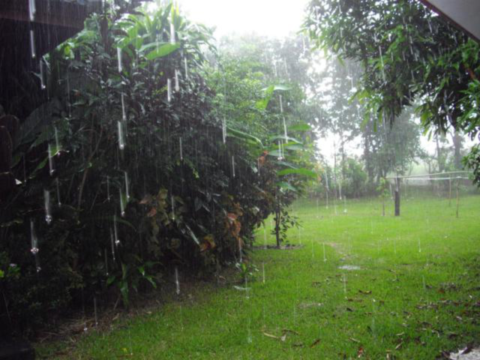
%> input picture imgs/rain-069.png, 480 x 360 px
$ octave --eval "result = preProcess(imread('../imgs/rain-069.png'));"   (GNU Octave 9; MATLAB toolbox functions it lacks are replaced by stand-ins)
%> lines starting %> are read from the running program, lines starting %| are printed output that depends on the picture
### codes/RainDetectConv.m
function [Mark] = RainDetectConv(I, w1, w2, mu, epsilon)
%%                   Parameters
  % I: input image, contains 3 channels: R, G, B
  % w1: size of window, length, window change to rectangle
  % w2: size of window, height, window change to rectangle
  % mu: empirical value
  % epsilon: u-v space distance criterion

%%                   Derive Kernel
  %%                 Initialize Kernel
  K_Left_Up = zeros(2*w1-1, 2*w2-1);
  K_Right_Up = zeros(2*w1-1, 2*w2-1);
  K_Center = 1/(w1*w2).*ones(w1, w2);
  K_Left_Down = zeros(2*w1-1, 2*w2-1);
  K_Right_Down = zeros(2*w1-1, 2*w2-1);
  %%                 Construct Kernel for 5 windows
  K_Left_Up(1:w1, 1:w2) = 1/(w1*w2).*ones(w1, w2);
  K_Right_Up(1:w1, w2:2*w2-1) = 1/(w1*w2).*ones(w1, w2);
  K_Left_Down(w1:2*w1-1, 1:w2) = 1/(w1*w2).*ones(w1, w2);
  K_Right_Down(w1:2*w1-1, w2:2*w2-1) = 1/(w1*w2).*ones(w1, w2);

%%                   Give Mark of rain pixels
  % zero for rain pixels
  [m, n, c] = size(I);
  if c==1
      I = repmat(I, [1 1 3]);
  end
  Mark = zeros(m, n);
  I_LU = imfilter(I, K_Left_Up, 'replicate', 'same', 'corr');
  I_RU = imfilter(I, K_Right_Up, 'replicate', 'same', 'corr');
  I_C = imfilter(I, K_Center, 'replicate', 'same', 'corr');
  I_LD = imfilter(I, K_Left_Down, 'replicate', 'same', 'corr');
  I_RD = imfilter(I, K_Right_Down, 'replicate', 'same', 'corr');
  M_LU = (I>(I_LU+mu));
  M_RU = (I>(I_RU+mu));
  M_C = (I>(I_C+mu));
  M_LD = (I>(I_LD+mu));
  M_RD = (I>(I_RD+mu));
  M = M_LU.*M_RU.*M_C.*M_LD.*M_RD;
  Mark = M(:, :, 1).*M(:, :, 2).*M(:, :, 3);
  Mark = 1-Mark;
  % U-V space
  C = 1/3.*(I(:, :, 1) + I(:, :, 2) + I(:, :, 3));
  U = (2*C-I(:, :, 2)-I(:, :, 3))./C;
  V = max(1-I(:, :, 2)./C, 1-I(:, :, 3)./C);
  %[~, U, V] = rgb2yuv(I);
  dis = U.*U + V.*V;
  M = (dis>epsilon);
  Mark = max(M, Mark);
end

### codes/MaskModifyImpro.m
function [Mask, theta, Theta_cluster, amount, proportion, M1, M2] = MaskModifyImpro(Mark, I,  T1, T2, T3, averTheta, flag) % 改动 Y->I
%  Use the properties of rain to modify mark got by first step.
%  Line like shape and angle
%  amount represents the amount of rain
%  averTheta: average angle of whold image
%  flag: whether to use averTheta
%  IF YOU WANT TO CHANGE THE ANGKE MANUALLY, CHANGE THE MOST_FREQUENT_ANGLE
%

%%                Parameters
  % Mark: input binary image, 0 for rain pixels and 1 for non-rain pixels
  % T1: threshold parameter one, for line like shape detect
  % T2: threshold parameter two, for angle detect
  % T3: threshold parameter three, for length of rain streak

tic;
Mask = 1 - Mark;  % 1 for foreground pixels as rain pixels
amount = 0.0;
% imshow(Mask);
%title('Initial Mark');
% pause;
[H, W] = size(Mask);
M1 = zeros(H, W);
M2 = zeros(H, W);
%%                1. Get connected components from Mark
[L, num] = bwlabel(Mask, 8);  % use 8-adjacency
fprintf('There are %d connected components to handle in total.\n', num);
Theta_cluster = 180.*ones(num, 1);
cnt = 0;
Lambda = zeros(num, 1);
%%               2. Testing all connected components
EulerTopo = regionprops(L, 'EulerNumber');   %% No holes in rain streaks
PixelIdxLists = regionprops(L, 'PixelIdxList');
PixelLists = regionprops(L, 'PixelList');
for iter = 1:num
    Indices = PixelIdxLists(iter).PixelIdxList;
    if size(Indices) == 1
        continue
    end
    if (EulerTopo(iter).EulerNumber) ~= 1 %% hole in rain streaks
        continue
    end
    location = PixelLists(iter).PixelList;
    location = location(:, [2 1]); %????
    location = location - mean(location, 1);
    [V, D] = eig(location'*location);  % D is diagonal matrix, V is the eigen matrix
    lambda1 = abs(D(1, 1));
    lambda2 = abs(D(2, 2));
    angle = atand(V(2, 2)/V(1, 2));
    if (lambda2/(1e-5+lambda1) > T1) && (lambda1 > T3) && (abs(angle)<=45 && lambda2<1e6 && lambda1 < 1e3)
        Theta_cluster(iter, 1) = angle;
        Lambda(iter, 1) = lambda1;
        % Mask(Indices) = 1;
    else
        Mark(Indices) = 0;
    end
    if lambda2 > 1e6
        M1(Indices) = 1;
    end
end
if flag == 1
    most_frequent_angle = averTheta;
else
    [Counts, Value] = hist(Theta_cluster(Theta_cluster~=180), ceil(num/8));  % every angle 8 rain streaks in average
    Counts = conv1d(Counts, ones(1, 11)/11); % use 1d convolution to get the precise angle, cause rain streaks take the same angle, thus the neighbour angle value should be close
    % 卷积提取角度,雨线角度接近,因此卷积后,会把角度统计值放大,避免选错角度
    [~, idx] = max(Counts);
    most_frequent_angle = min(180, Value(idx));
end
%%                     3. Mark modify
Theta = zeros(num, 1);
for iter = 1:num
    Indices = PixelIdxLists(iter).PixelIdxList;
    angle = Theta_cluster(iter);
    if (sum(sum(Indices)) < 3)
        Mask(Indices) = 0;
        % M2(Indices) = 1;
        continue;
    end
    if (abs(angle-most_frequent_angle) > T2)
        Mask(Indices) = 0; % non_rain pixels

    else
        amount = amount + Lambda(iter, 1);
        cnt = cnt + 1;
        Theta(cnt) = angle;
    end
    if angle ~= 180 && abs(angle-most_frequent_angle) > T2
        M2(Indices) = 1;
    end
end

Theta_cluster = Theta(1:cnt, 1);
[Counts, Value] = hist(Theta_cluster, ceil(cnt/8));  % every angle 8 rain streaks in average
% plot(Value, Counts, 'r');
[~, idx] = max(Counts);
% pause;
theta = Value(max(1, idx-1):min(idx+1, size(Value, 2)));
weight = Counts(max(1, idx-1):min(idx+1, size(Counts, 2)));
if sum(weight) == 0  % no rain streaks, set theta to 180 degree
    theta = 180;
    amount = 0.0;
    fprintf('No rain streaks detected, set theta to 180 degree.\n');
else
    theta = sum(weight.*theta)/sum(weight);
    % theta = sum(Counts.*Value)/sum(Counts);
end
fprintf('The average angle is %.4f.\n', theta);
% imshow(Mask);
%%propotion = sum(sum(Mask.*Y))/(size(Mask, 1)*size(Mask, 2));
[Y, U, V] = rgb2yuv(I);

proportion = sum(sum(Mask.*Y))/(size(Mask, 1)*size(Mask, 2));
proportionu = sum(sum(Mask.*(abs(U)+Y)))/(size(Mask, 1)*size(Mask, 2));
proportionv = sum(sum(Mask.*(abs(V)+Y)))/(size(Mask, 1)*size(Mask, 2));
fprintf('proportion of rain is: %.4f%%\n', 100*proportion);
fprintf('proportionu of rain is: %.4f%%\n', 100*proportionu);
fprintf('proportionv of rain is: %.4f%%\n', 100*proportionv); % title('Final Mark');
% pause;
Mask = 1 - Mask;
t2 = toc;
fprintf('markmodify using regionprops time consuming: %.6f\n', t2);
end

### codes/conv1d.m
function [res] = conv1d(a, ker)
%% One D convolution operation
if numel(a) < numel(ker)
    res = a;
else
    m = numel(a);
    f = numel(ker);
    p = (f-1)/2;
    tmpa = zeros(1, m+f-1);
    tmpa(1, 1:p) = a(1, 1);
    tmpa(1, p+1: m+p) = a;
    tmpa(m+p+1: m+f-1) = a(1, end);
    res = zeros(1, m);
    for i=1:f
        res = res + ker(1, i).*tmpa(1, i: m-1+i);
    end
end
end

### codes/rgb2yuv.m
function [Y, U, V] = rgb2yuv(Input)
[c] = size(Input, 3);
if c == 1
    Input = repmat(Input, [1 1 3]);
end
R = Input(:, :, 1);
G = Input(:, :, 2);
B = Input(:, :, 3);

Y = 0.299.*R + 0.587.*G + 0.114.*B;
U = - 0.169.*R - 0.331.*G + 0.5.*B;
V = 0.5.*R - 0.419.*G - 0.081.*B;
end

### codes/preProcess.m
function [cols, Mark, thetas, propotions] = preProcess(img)
%%    decide how many rows and cols to divide
%%    initial is 2 by 2 pieces
%%    return number pieces and Mask

thetas = zeros(1, 2);
propotions = zeros(1, 2);
W = size(img, 2);
halfW = floor(W/2);
cols = 1;
SE = strel('arbitrary', ones(3, 3));
% [Y, ~, ~] = rgb2yuv(img);
  % YUV = rgb2ycbcr(I);
  % Y = YUV(:, :, 1);
  Mark = RainDetectConv(img, 9, 7, 0.01, 0.5);
  T2 = 25;
  MarkL = Mark(:, 1:halfW+1);
  MarkR = Mark(:, halfW:end);  %% 有交叉
  % [MarkL, ThetaL, ~, ~, propotionL] = MarkModify(MarkL, Y(:, 1:halfW+1), 5, T2, 3, 0, 0);
  % [MarkR, ThetaR, ~, ~, propotionR] = MarkModify(MarkR, Y(:, halfW:end), 5, T2, 3, 0, 0);
  [MarkL, ThetaL, ~, ~, propotionL] = MaskModifyImpro(MarkL, img(:, 1:halfW+1, :), 5, T2, 3, 0, 0);
  [MarkR, ThetaR, ~, ~, propotionR] = MaskModifyImpro(MarkR, img(:, halfW:end, :), 5, T2, 3, 0, 0);

  if abs(ThetaL - ThetaR) > 8 || ThetaL*ThetaR < 0
      cols = 2;
      % [4 lines of commented-out code are left out]
  end

  if double(propotionL/propotionR) < 0.3 || double(propotionL/propotionR) > 3
      cols = 2;
      % [4 lines of commented-out code are left out]
  end
  thetas(1) = (ThetaL+ThetaR)/2;
  propotions(1) = (propotionL+propotionR)/2;
  Mark(:, 1:halfW) = MarkL(:, 1:halfW);
  Mark(:, halfW+1:end) = MarkR(:, 2:end);
  Mark = 1-imclose(1-Mark, SE);
  %figure
  %imshow(Mark);
  %title('Mark');
end
%> in RainDetectConv, `Mark = M(:, :, 1).*M(:, :, 2).*M(:, :, 3);`:
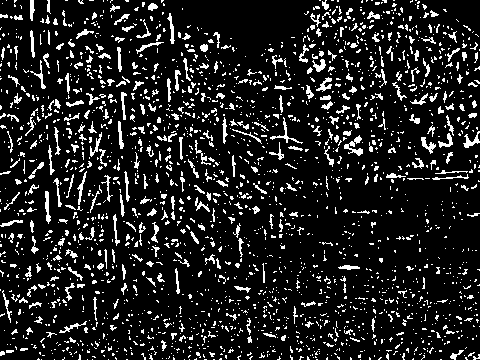
%> Mark: size 360x480 double; values 0 (black) and 1 (white), 12.7% white in thin lines or dots
%> in MaskModifyImpro, `[L, num] = bwlabel(Mask, 8);`:
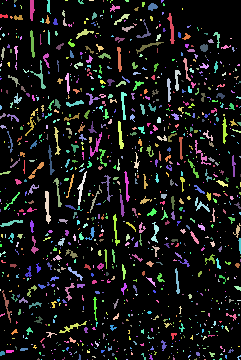
%> L: size 360x241 double; 1083 distinct labels, from 0 to 1082; one colour per label, 0 black
%> in MaskModifyImpro, `[L, num] = bwlabel(Mask, 8);`: num = 1082
%| There are 1082 connected components to handle in total.
%> in MaskModifyImpro, `EulerTopo = regionprops(L, 'EulerNumber');`: EulerTopo = 1082 regions; first 5, EulerNumber: 1, 1, 1, 1, 1
%> in MaskModifyImpro, `PixelIdxLists = regionprops(L, 'PixelIdxList');`: PixelIdxLists = 1082 items
%> the loop in MaskModifyImpro, `for iter = 1:num` made 1082 passes
%> (Indices, location, V, D, lambda1, lambda2, angle) on passes 2 to 4: ([29; 30; 388], [0 -0.333; 1 -0.333; -1 0.667], [-0.472 -0.882; -0.882 0.472], [0.131 0; 0 2.54], 0.131, 2.54, -28.15), ([39; 40], [-0.5 0; 0.5 0], [0 1; 1 0], [0 0; 0 0.5], 0, 0.5, 0), ([65; 66; 67; 424; 425; 426], [-0.5 -0.5; 0.5 -0.5; 1.5 -0.5; -1.5 0.5; -0.5 0.5; 0.5 0.5], [-0.316 -0.949; -0.949 0.316], [1 0; 0 6], 1, 6, -18.43)
%> after the loop in MaskModifyImpro, `for iter = 1:num`: Lambda = 1082 values, max 693.8 at index 135, min 0 at index 1, mean 5.22; Theta_cluster = 1082 values, max 180 at index 1, min -44.6 at index 507, mean 161.8
%> in MaskModifyImpro, `[Counts, Value] = hist(Theta_cluster(Theta_cluster~=180), ceil(num/8));`: Counts = 136 values, max 8 at index 74, min 0 at index 2, mean 0.809; Value = 136 values from -44.27 to 43.35
%> in conv1d, `m = numel(a);`: m = 136
%> after the loop in conv1d, `for i=1:f`: res = 136 values, max 3.91 at index 76, min 0 at index 15, mean 0.818
%> in MaskModifyImpro, `[~, idx] = max(Counts);`: idx = 76
%> in MaskModifyImpro, `most_frequent_angle = min(180, Value(idx));`: most_frequent_angle = 4.4
%> the loop in MaskModifyImpro, `for iter = 1:num` made 1082 passes
%> (angle, amount) on passes 22, 32, 45, 59: (-7.45, 14.03), (13.66, 97.13), (9.39, 128.1), (-14.76, 132.2)
%> after the loop in MaskModifyImpro, `for iter = 1:num`:
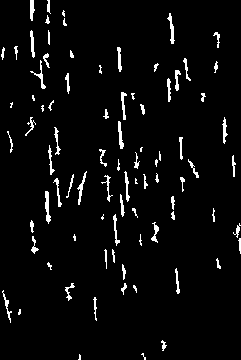
%> Mask: size 360x241 double; values 0 (black) and 1 (white), 4.1% white in thin lines or dots
%> after the loop in MaskModifyImpro, `for iter = 1:num`: Theta = 1082 values, max 27.75 at index 19, min -20.5 at index 21, mean 0.225; amount = 4553.8; cnt = 85
%> in MaskModifyImpro, `Theta_cluster = Theta(1:cnt, 1);`: Theta_cluster = 85 values, max 27.75 at index 19, min -20.5 at index 21, mean 2.87
%> in MaskModifyImpro, `[Counts, Value] = hist(Theta_cluster, ceil(cnt/8));`: Counts = [4 7 3 4 9 31 15 4 3 0 5]; Value = [-18.31 -13.92 -9.54 -5.15 -0.765 3.62 8.01 12.39 16.78 21.17 25.55]
%> in MaskModifyImpro, `[~, idx] = max(Counts);`: idx = 6
%> in MaskModifyImpro, `theta = Value(max(1, idx-1):min(idx+1, size(Value, 2)));`: theta = [-0.765 3.62 8.01]
%> in MaskModifyImpro, `weight = Counts(max(1, idx-1):min(idx+1, size(Counts, 2)));`: weight = [9 31 15]
%> in MaskModifyImpro, `theta = sum(weight.*theta)/sum(weight);`: theta = 4.1
%| The average angle is 4.1004.
%> in rgb2yuv, `V = 0.5.*R - 0.419.*G - 0.081.*B;`:
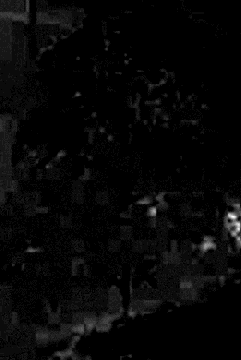
%> V: size 360x241 uint8; min 0, max 23, mean 0.6; drawn with min black and max white
%> in MaskModifyImpro, `proportion = sum(sum(Mask.*Y))/(size(Mask, 1)*size(Mask, 2));`: proportion = 3.61
%> in MaskModifyImpro, `proportionu = sum(sum(Mask.*(abs(U)+Y)))/(size(Mask, 1)*size(Mask, 2));`: proportionu = 5.21
%> in MaskModifyImpro, `proportionv = sum(sum(Mask.*(abs(V)+Y)))/(size(Mask, 1)*size(Mask, 2));`: proportionv = 3.64
%| proportion of rain is: 361.4811%
%| proportionu of rain is: 520.8011%
%| proportionv of rain is: 363.8877%
%> in preProcess, `[MarkL, ThetaL, ~, ~, propotionL] = MaskModifyImpro(MarkL, img(:, 1:ha..`: ThetaL = 4.1; propotionL = 3.61
%> call 2 of MaskModifyImpro, with T1 = 5, T2 = 25, T3 = 3, averTheta = 0, flag = 0
%> in MaskModifyImpro (call 2), `[L, num] = bwlabel(Mask, 8);`:
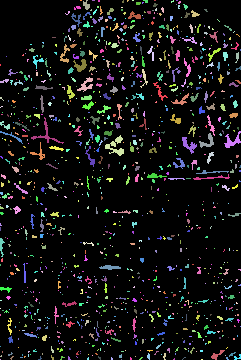
%> L: size 360x241 double; 1128 distinct labels, from 0 to 1127; one colour per label, 0 black
%> in MaskModifyImpro (call 2), `[L, num] = bwlabel(Mask, 8);`: num = 1127
%| There are 1127 connected components to handle in total.
%> in MaskModifyImpro (call 2), `EulerTopo = regionprops(L, 'EulerNumber');`: EulerTopo = 1127 regions; first 5, EulerNumber: 1, 1, 1, 1, 1
%> in MaskModifyImpro (call 2), `PixelIdxLists = regionprops(L, 'PixelIdxList');`: PixelIdxLists = 1127 items
%> the loop in MaskModifyImpro (call 2), `for iter = 1:num` made 1127 passes
%> (Indices, location, V, D, lambda1, lambda2, angle) on passes 1, 3, 4: ([65; 66], [-0.5 0; 0.5 0], [0 1; 1 0], [0 0; 0 0.5], 0, 0.5, 0), ([98; 99; 458; 459; 820; 1181], [98 1; 99 1; 98 2; 99 2; 100 3; 101 4], [-0.707 0.707; 0.707 0.707], [1 0; 0 12.67], 1, 12.67, 45), ([108; 467; 827], [0.667 -1; -0.333 0; -0.333 1], [-0.882 -0.472; -0.472 0.882], [0.131 0; 0 2.54], 0.131, 2.54, -61.85)
%> after the loop in MaskModifyImpro (call 2), `for iter = 1:num`:
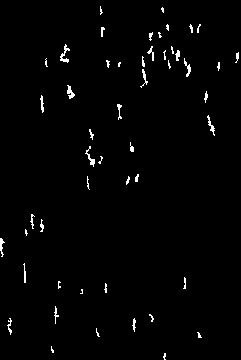
%> Mask: size 360x241 double; values 0 (black) and 1 (white), 1.5% white in thin lines or dots
%| The average angle is 2.1877.
%| proportion of rain is: 226.0523%
%| proportionu of rain is: 290.4034%
%| proportionv of rain is: 226.3451%
%> in preProcess, `Mark = 1-imclose(1-Mark, SE);`:
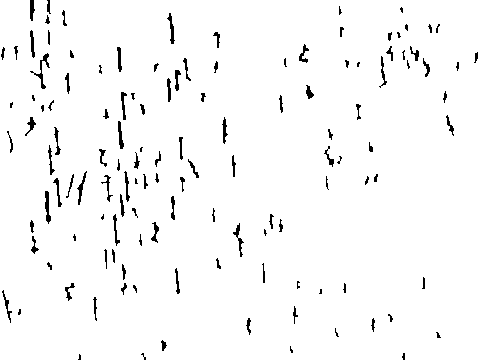
%> Mark: size 360x480 double; values 0 (black) and 1 (white), 97.1% white; black in thin lines or dots

$ run again, on imgs/rain-073.png
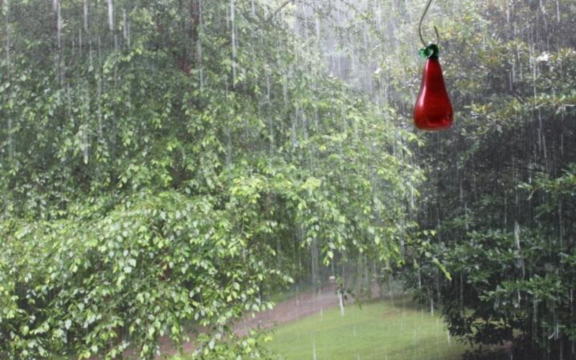
%> input picture imgs/rain-073.png, 576 x 360 px
%> MarkL: size 360x289 double; values 0 (black) and 1 (white), 79.6% white; black in thin lines or dots
%> MarkR: size 360x289 double; values 0 (black) and 1 (white), 81.8% white; black in thin lines or dots
%> L: size 360x289 double; 1413 distinct labels, from 0 to 1412
%> num = 1412
%| There are 1412 connected components to handle in total.
%> EulerTopo = 1412 regions; first 5, EulerNumber: 1, 1, 1, 1, 1
%> PixelIdxLists = 1412 items
%> the loop in MaskModifyImpro, `for iter = 1:num` made 1412 passes
%> (Indices, location, V, D, lambda1, lambda2, angle) on passes 1, 2, 4: ([29; 30; 31; 389; 390], [-0.8 -0.4; 0.2 -0.4; 1.2 -0.4; -0.8 0.6; 0.2 0.6], [-0.316 -0.949; -0.949 0.316], [1 0; 0 3], 1, 3, -18.43), ([49; 50; 51; 52; 409; 410], [49 1; 50 1; 51 1; 52 1; 49 2; 50 2], [-0.224 -0.975; -0.975 0.224], [1.03 0; 0 7.14], 1.03, 7.14, -12.93), ([75; 76; 77; 435; 436], [-0.8 -0.4; 0.2 -0.4; 1.2 -0.4; -0.8 0.6; 0.2 0.6], [-0.316 -0.949; -0.949 0.316], [1 0; 0 3], 1, 3, -18.43)
%> after the loop in MaskModifyImpro, `for iter = 1:num`: Lambda = 1412 values, max 878.3 at index 477, min 0 at index 1, mean 6.01; Theta_cluster = 1412 values, max 180 at index 1, min -45 at index 1091, mean 165
%> in MaskModifyImpro, `[Counts, Value] = hist(Theta_cluster(Theta_cluster~=180), ceil(num/8));`: Counts = 177 values, max 6 at index 96, min 0 at index 2, mean 0.661; Value = 177 values from -44.75 to 44.49
%> in conv1d, `m = numel(a);`: m = 177
%> after the loop in conv1d, `for i=1:f`: res = 177 values, max 1.91 at index 92, min 0.0909 at index 22, mean 0.67
%> in MaskModifyImpro, `[~, idx] = max(Counts);`: idx = 92
%> most_frequent_angle = 1.39
%> the loop in MaskModifyImpro, `for iter = 1:num` made 1412 passes
%> (Indices, angle, amount) on pass 38: ([1353; 1354; 1355; 1356; 1716; 1717; 1718; 2076; 2077; 2078], 23.23, 145.9)
%> after the loop in MaskModifyImpro, `for iter = 1:num`:
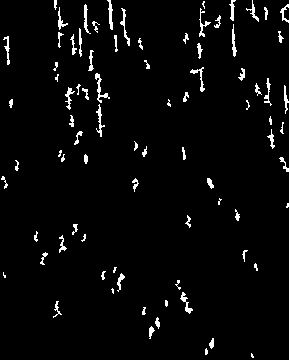
%> Mask: size 360x289 double; values 0 (black) and 1 (white), 3.3% white in thin lines or dots
%> after the loop in MaskModifyImpro, `for iter = 1:num`: Theta = 1412 values, max 25.98 at index 79, min -21.72 at index 21, mean 0.0535; amount = 7307.1; cnt = 83
%> in MaskModifyImpro, `Theta_cluster = Theta(1:cnt, 1);`: Theta_cluster = 83 values, max 25.98 at index 79, min -21.72 at index 21, mean 0.91
%> in MaskModifyImpro, `[Counts, Value] = hist(Theta_cluster, ceil(cnt/8));`: Counts = [7 7 6 9 9 17 7 6 3 6 6]; Value = [-19.55 -15.22 -10.88 -6.54 -2.21 2.13 6.47 10.8 15.14 19.48 23.81]
%> in MaskModifyImpro, `[~, idx] = max(Counts);`: idx = 6
%> in MaskModifyImpro, `theta = Value(max(1, idx-1):min(idx+1, size(Value, 2)));`: theta = [-2.21 2.13 6.47]
%> weight = [9 17 7]
%> in MaskModifyImpro, `theta = sum(weight.*theta)/sum(weight);`: theta = 1.87
%| The average angle is 1.8673.
%> proportion = 5.34
%> proportionu = 7.51
%> proportionv = 5.34
%| proportion of rain is: 533.8927%
%| proportionu of rain is: 750.7776%
%| proportionv of rain is: 533.9331%
%> ThetaL = 1.87; propotionL = 5.34
%> L: size 360x289 double; 1455 distinct labels, from 0 to 1454
%| There are 1454 connected components to handle in total.
%> EulerTopo = 1454 regions; first 5, EulerNumber: 1, 1, 1, 1, 1
%> the loop in MaskModifyImpro (call 2), `for iter = 1:num` made 1454 passes
%> (V, D, lambda1, lambda2, angle) on passes 1, 2, 4: ([-0.943 0.333; 0.333 0.943], [64.46 0; 0 463.2], 64.46, 463.2, 70.54), ([0.0102 -1; -1 -0.0102], [129.2 0; 0 329.9], 129.2, 329.9, 0.584), ([-0.125 -0.992; -0.992 0.125], [72.89 0; 0 653], 72.89, 653, -7.18)
%| The average angle is 3.4639.
%| proportion of rain is: 483.3497%
%| proportionu of rain is: 684.4185%
%| proportionv of rain is: 485.3768%
%> in preProcess, `Mark = 1-imclose(1-Mark, SE);`:
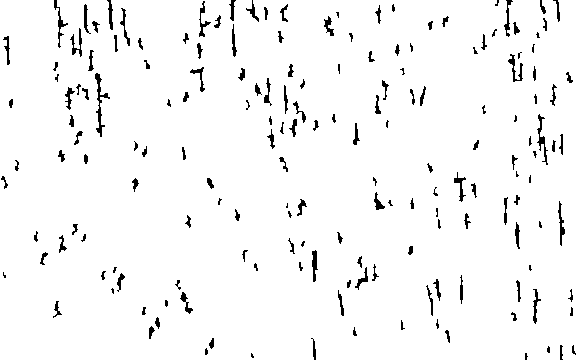
%> Mark: size 360x576 double; values 0 (black) and 1 (white), 96.3% white; black in thin lines or dots

$ run again, on imgs/rain-094.png
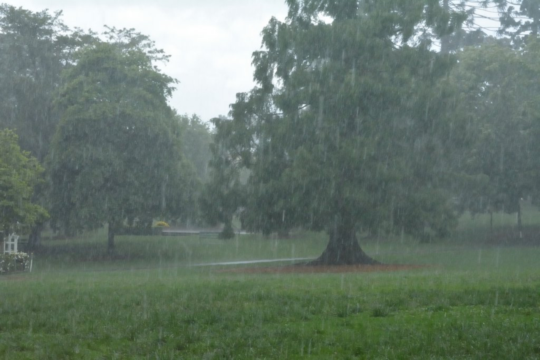
%> input picture imgs/rain-094.png, 540 x 360 px
%> MarkL: size 360x271 double; values 0 (black) and 1 (white), 88.1% white; black in thin lines or dots
%> MarkR: size 360x271 double; values 0 (black) and 1 (white), 87.4% white; black in thin lines or dots
%> L: size 360x271 double; 1195 distinct labels, from 0 to 1194
%> num = 1194
%| There are 1194 connected components to handle in total.
%> EulerTopo = 1194 regions; first 5, EulerNumber: 1, 1, 1, 1, 1
%> PixelIdxLists = 1194 items
%> the loop in MaskModifyImpro, `for iter = 1:num` made 1194 passes
%> (Indices, location, V, D, lambda1, lambda2, angle) on passes 6 to 8: ([85; 86; 445], [-0.333 -0.333; 0.667 -0.333; -0.333 0.667], [-0.707 -0.707; -0.707 0.707], [0.333 0; 0 1], 0.333, 1, -45), ([95; 96], [-0.5 0; 0.5 0], [0 1; 1 0], [0 0; 0 0.5], 0, 0.5, 0), ([120; 121; 122; 482], [-1.25 -0.25; -0.25 -0.25; 0.75 -0.25; 0.75 0.75], [0.316 -0.949; -0.949 -0.316], [0.5 0; 0 3], 0.5, 3, 18.43)
%> after the loop in MaskModifyImpro, `for iter = 1:num`: Lambda = 1194 values, max 113.8 at index 1090, min 0 at index 1, mean 1.52; Theta_cluster = 1194 values, max 180 at index 1, min -44.58 at index 717, mean 166.7
%> in MaskModifyImpro, `[Counts, Value] = hist(Theta_cluster(Theta_cluster~=180), ceil(num/8));`: Counts = 150 values, max 4 at index 80, min 0 at index 2, mean 0.58; Value = 150 values from -44.29 to 40.74
%> in conv1d, `m = numel(a);`: m = 150
%> after the loop in conv1d, `for i=1:f`: res = 150 values, max 1.64 at index 62, min 0 at index 30, mean 0.59
%> in MaskModifyImpro, `[~, idx] = max(Counts);`: idx = 62
%> most_frequent_angle = -9.48
%> the loop in MaskModifyImpro, `for iter = 1:num` made 1194 passes
%> (Indices, angle, amount) on pass 2: ([28; 29; 30; 31; 32; 33; 389; 390; 392; 393; 753], 8.94, 4.01)
%> after the loop in MaskModifyImpro, `for iter = 1:num`:
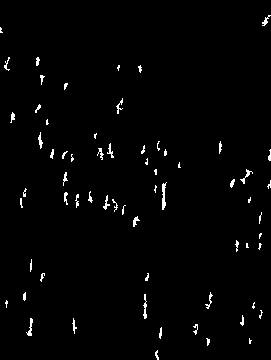
%> Mask: size 360x271 double; values 0 (black) and 1 (white), 1.6% white in thin lines or dots
%> after the loop in MaskModifyImpro, `for iter = 1:num`: Theta = 1194 values, max 14.48 at index 29, min -33.31 at index 10, mean -0.375; amount = 1429.6; cnt = 65
%> in MaskModifyImpro, `Theta_cluster = Theta(1:cnt, 1);`: Theta_cluster = 65 values, max 14.48 at index 29, min -33.31 at index 10, mean -6.89
%> in MaskModifyImpro, `[Counts, Value] = hist(Theta_cluster, ceil(cnt/8));`: Counts = [4 0 9 5 14 12 9 8 4]; Value = [-30.65 -25.34 -20.03 -14.72 -9.41 -4.1 1.21 6.52 11.83]
%> in MaskModifyImpro, `[~, idx] = max(Counts);`: idx = 5
%> in MaskModifyImpro, `theta = Value(max(1, idx-1):min(idx+1, size(Value, 2)));`: theta = [-14.72 -9.41 -4.1]
%> weight = [5 14 12]
%> in MaskModifyImpro, `theta = sum(weight.*theta)/sum(weight);`: theta = -8.21
%| The average angle is -8.2135.
%> proportion = 1.81
%> proportionu = 2.63
%> proportionv = 1.81
%| proportion of rain is: 180.6509%
%| proportionu of rain is: 262.9828%
%| proportionv of rain is: 180.6550%
%> ThetaL = -8.21; propotionL = 1.81
%> L: size 360x271 double; 1220 distinct labels, from 0 to 1219
%| There are 1219 connected components to handle in total.
%> EulerTopo = 1219 regions; first 5, EulerNumber: 1, 1, 1, 1, 1
%> the loop in MaskModifyImpro (call 2), `for iter = 1:num` made 1219 passes
%> (V, D, lambda1, lambda2, angle) on passes 6, 7, 9: ([-0.0198 -1; -1 0.0198], [13.9 0; 0 266], 13.9, 266, -1.14), ([-0.172 -0.985; -0.985 0.172], [7.68 0; 0 95.09], 7.68, 95.09, -9.92), ([-0.991 -0.135; -0.135 0.991], [477.9 0; 0 38879.6], 477.9, 38879.6, -82.21)
%| The average angle is -6.2493.
%| proportion of rain is: 293.7761%
%| proportionu of rain is: 429.5838%
%| proportionv of rain is: 293.7761%
%> in preProcess, `Mark = 1-imclose(1-Mark, SE);`:
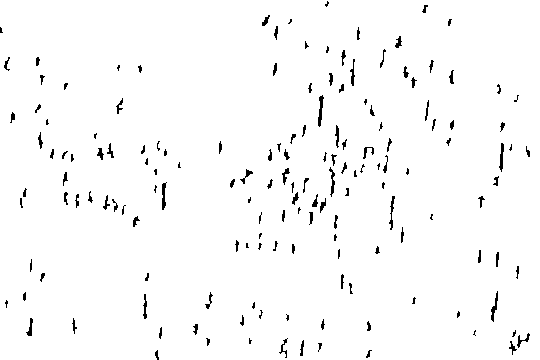
%> Mark: size 360x540 double; values 0 (black) and 1 (white), 97.7% white; black in thin lines or dots
